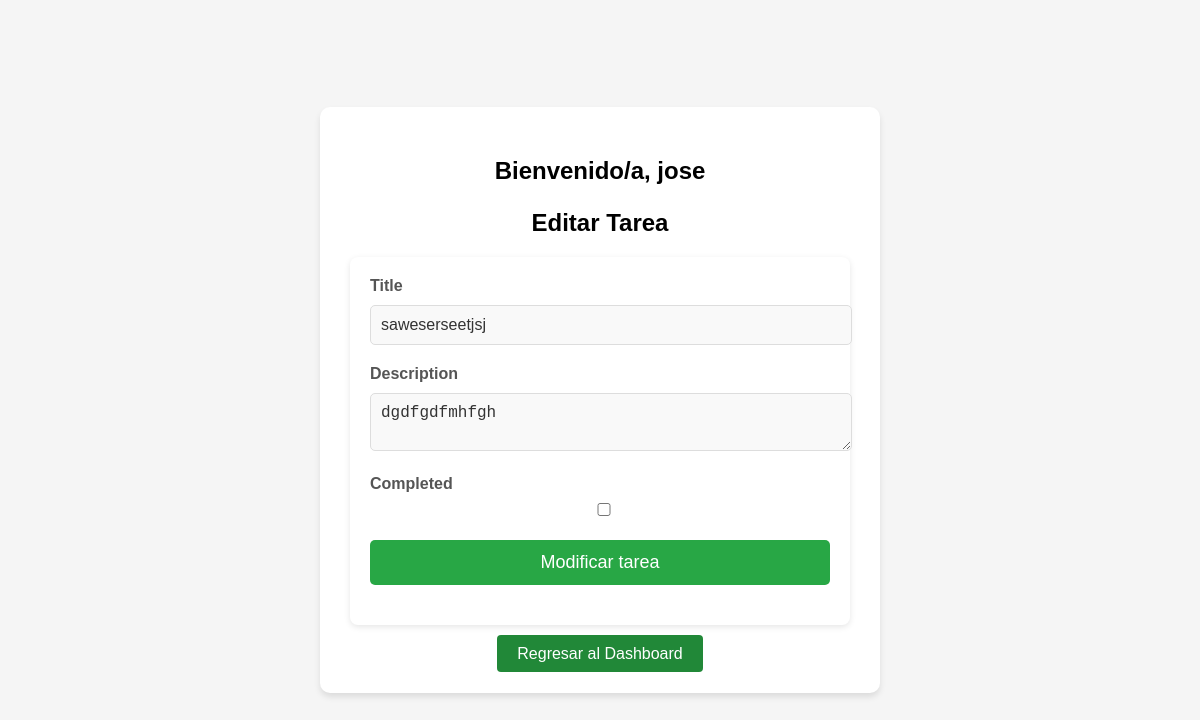
The app's page /edit_task/3 (signed in) with its own data.
### app/models.py (models this page shows)
class User(db.Model, UserMixin):
    id = db.Column(db.Integer, primary_key=True)
    username = db.Column(db.String(100), unique=True, nullable=False)
    password = db.Column(db.String(100), nullable=False)

class Task(db.Model):
    id = db.Column(db.Integer, primary_key=True)
    title = db.Column(db.String(100), nullable=False)
    description = db.Column(db.String(200))
    completed = db.Column(db.Boolean, default=False)
    user_id = db.Column(db.Integer, db.ForeignKey('user.id'), nullable=False)
    user = db.relationship('User', backref=db.backref('tasks', lazy=True))

### app/routes.py (the view, shortened to what this page needs)
@main.route('/edit_task/<int:task_id>', methods=['GET', 'POST'])
@login_required
def edit_task(task_id):
    task = Task.query.get_or_404(task_id)
    if task.user_id != current_user.id:  # Asegurar que el usuario actual es el propietario de la tarea
        flash('Acceso no autorizado', 'danger')
        return redirect(url_for('main.dashboard'))
    form = TaskForm(obj=task)  # Rellenar el formulario con los datos actuales de la tarea
    return render_template('edit_task.html', form=form)

### app/forms.py
class TaskForm(FlaskForm):
    title = StringField('Title', validators=[InputRequired(), Length(max=200)])
    description = TextAreaField('Description')
    completed = BooleanField('Completed')
    submit = SubmitField('Agregar tarea')

### app/__init__.py (called while the page is built)
def create_app():
    app = Flask(__name__)
    csrf = CSRFProtect(app)
    app.config['SECRET_KEY'] = 'task_2025_esti'
    app.config['SQLALCHEMY_DATABASE_URI'] = 'sqlite:///app.db'
    app.config['SQLALCHEMY_TRACK_MODIFICATIONS'] = False
    db.init_app(app)
    login_manager.init_app(app)
    migrate.init_app(app, db)  # Inicia Migrate con la app y la base de datos
    from .models import User, Task  # Ahora importa aquí después de que la app esté inicializada
    login_manager.login_view = 'main.login'
    @login_manager.user_loader
    def load_user(user_id):
        return User.query.get(int(user_id))  # Busca al usuario por ID
    from .routes import main
    app.register_blueprint(main)
    return app

### app/templates/edit_task.html (shortened to what this page needs)
{% extends "layout.html" %}
{% block content %}
<div class="edit-task-container">
    <h2>Bienvenido/a, {{ current_user.username }}</h2>
    <h3>Editar Tarea</h3>
    <form method="POST" class="task-form">
        <div class="form-field">
            {{ form.title.label }}
            {{ form.title }}
        </div>
        <div class="form-field">
            {{ form.description.label }}
            {{ form.description }}
        </div>
        <div class="form-field">
            {{ form.completed.label }}
            {{ form.completed }}
        </div>
        <div class="form-field">
            <button type="submit">Modificar tarea</button>
        </div>
    </form>
    <a href="{{ url_for('main.dashboard') }}" class="back-link">Regresar al Dashboard</a>
</div>
{% endblock %}

### app/static/css/styles.css (style rules this page uses)
body { font-family: 'Arial', sans-serif; background: #f5f5f5; display: flex; justify-content: center; align-items: center; height: 100vh; margin: 0; }
.task-form { background-color: #ffffff; padding: 20px; border-radius: 8px; box-shadow: 0 2px 6px rgba(0, 0, 0, 0.1); margin-bottom: 20px; }
h2, h3 { font-weight: bold; }
h3 { font-size: 24px; margin-bottom: 20px; }
.edit-task-container { background: #fff; border-radius: 10px; padding: 30px; box-shadow: 0 4px 6px rgba(0, 0, 0, 0.1); width: 500px; margin: 50px auto; text-align: center; }
.form-field { margin-bottom: 20px; text-align: left; }
.form-field label { display: block; margin-bottom: 5px; font-weight: bold; color: #555; }
.form-field input, .form-field select { width: 100%; padding: 10px; margin-top: 5px; border-radius: 5px; border: 1px solid #ddd; background-color: #f9f9f9; font-size: 16px; color: #333; }
.form-field textarea, .form-field select { width: 100%; padding: 10px; margin-top: 5px; border-radius: 5px; border: 1px solid #ddd; background-color: #f9f9f9; font-size: 16px; color: #333; }
.form-field button { width: 100%; padding: 12px; background-color: #28a745; color: white; border: none; border-radius: 5px; font-size: 18px; cursor: pointer; }
.back-link { background-color: #218838; padding: 10px 20px; border-radius: 4px; color: white; text-decoration: none; margin-top: 20px; }

### records on screen
User: username "jose"
Task: title "saweserseetjsj", description "dgdfgdfmhfgh"
